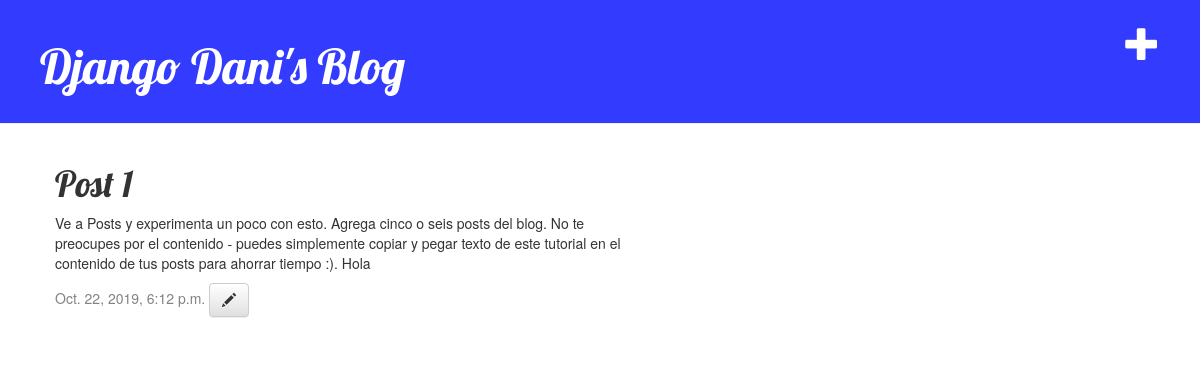
The app's page /post/1/ with its own data.
### blog/models.py (models this page shows, shortened)
class Post(models.Model):
    author = models.ForeignKey('auth.User', on_delete=models.CASCADE)
    title = models.CharField(max_length=200)
    text = models.TextField()
    created_date = models.DateTimeField(
        default=timezone.now)
    published_date = models.DateTimeField(
        blank=True, null=True)

### blog/views.py (the view)
# urls.py: url(r'^post/(?P<pk>[0-9]+)/$', views.post_detail, name='post_detail'),
def post_detail(request, pk):
    post = get_object_or_404(Post, pk=pk)
    return render(request, 'blog/post_detail.html', {'post': post})

### blog/templates/blog/post_detail.html
{% extends 'blog/base.html' %}
{% block content %}
    <div class="post">
        <h1>{{ post.title }}</h1>
        <p>{{ post.text|linebreaks }}</p>
        {% if post.published_date %}
            <div class="date">
                {{ post.published_date }}
                <a class="btn btn-default" href="{% url 'post_edit' pk=post.pk %}"><span class="glyphicon glyphicon-pencil"></span></a>
            </div>
        {% endif %}
    </div>
{% endblock %}

### blog/static/css/blog.css (style rules this page uses)
h1, h2, h3, h4 { font-family: 'Lobster', cursive; }
.date { float: left; color: #828282; }
.post { margin-bottom: 70px; }

### records on screen
Post: title "Post 1", text "Ve a Posts y experimenta un poco con esto. Agrega cinco o seis posts del blog. No te preocupes por el contenido - puedes simplemente copiar y pegar texto de este tutorial en el contenido de tus posts para ahorrar tiempo :). Hola", published_date "Oct. 22, 2019, 6:12 p.m."
